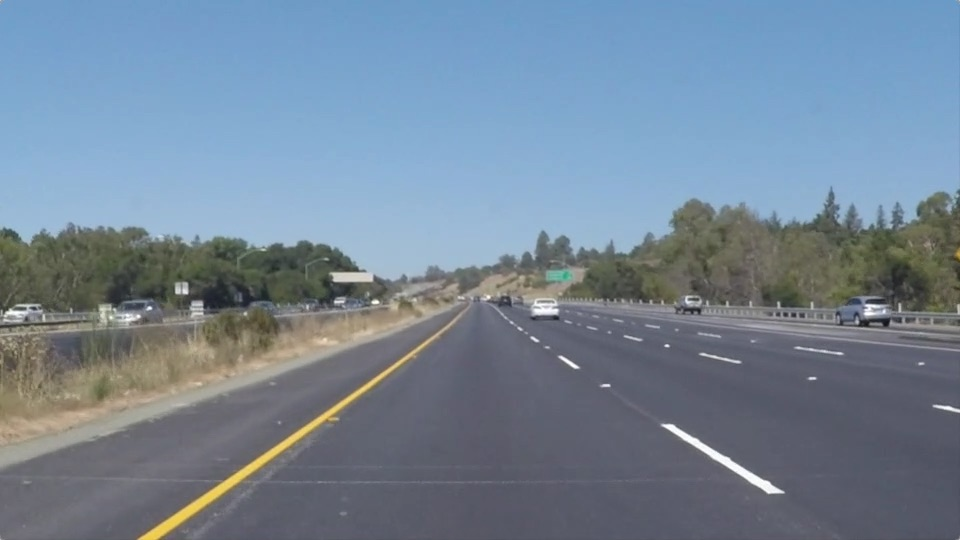
#> input picture python/class/class_3/code3-4/image/lane.jpg, 960 x 540 px
$ jupyter execute '3_掩膜1.ipynb'
#> lines starting #> are read from the running program, lines starting #| are printed output that depends on the picture; after the words box and inside, x2 and y2 are one past the last pixel; in counts of white or black regions, pixels touching at a corner belong together
[cell 1]
import cv2
import numpy as np

[cell 2]
def roi_mask(img, vertices):
    mask = np.zeros_like(img) #初始化一个与img大小相同的全0矩阵

  #defining a 3 channel or 1 channel color to fill the mask with depending on the input image
    if len(img.shape) > 2:
        channel_count = img.shape[2]  # i.e. 3 or 4 depending on your image
        mask_color = (255,) * channel_count
    else:
        mask_color = 256

    cv2.fillPoly(mask, vertices, mask_color)
    masked_img = cv2.bitwise_and(img, mask)
#     plt.figure()
#     plt.imshow(mask)
    return masked_img

[cell 3]
def showimg(name,img):
    cv2.imshow(name,img)
    cv2.waitKey(0)
    cv2.destroyAllWindows()
    cv2.waitKey(1)

[cell 4]
img = cv2.imread('image/lane.jpg')
#> img is the input picture: shape (540, 960, 3); mean B, G, R 150.8, 133.6, 116.5
img = cv2.cvtColor(img, cv2.COLOR_BGR2GRAY)
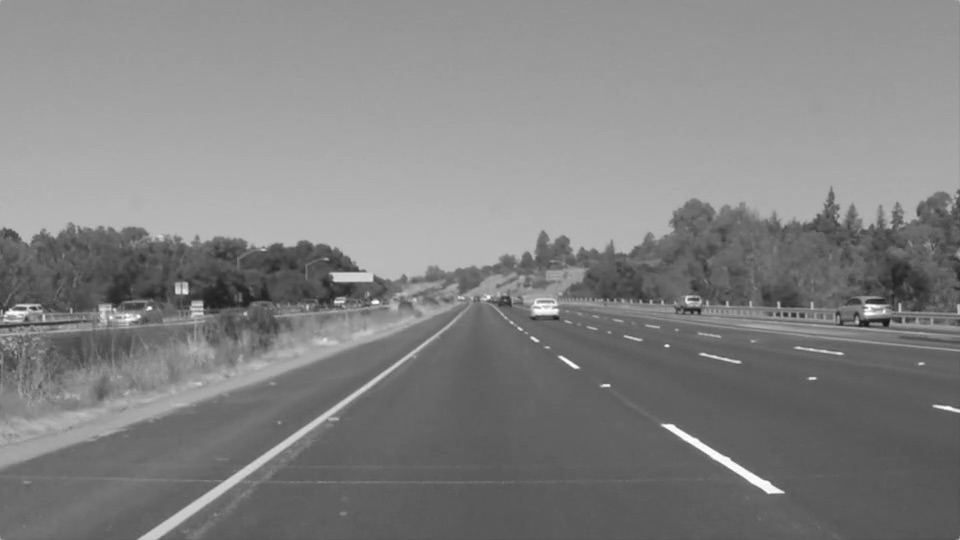
#> img: shape (540, 960); min 19, max 255, mean 130.4

h = img.shape[0] #高度
#> h = 540
w = img.shape[1] #宽度
#> w = 960
print(h,w)
#| 540 960
roi_vtx = np.array([[(0, h), (460, 325), (520, 325), (w, h)]])
img_mask = roi_mask(img, roi_vtx)
#> in roi_mask, `cv2.fillPoly(mask, vertices, mask_color)`:
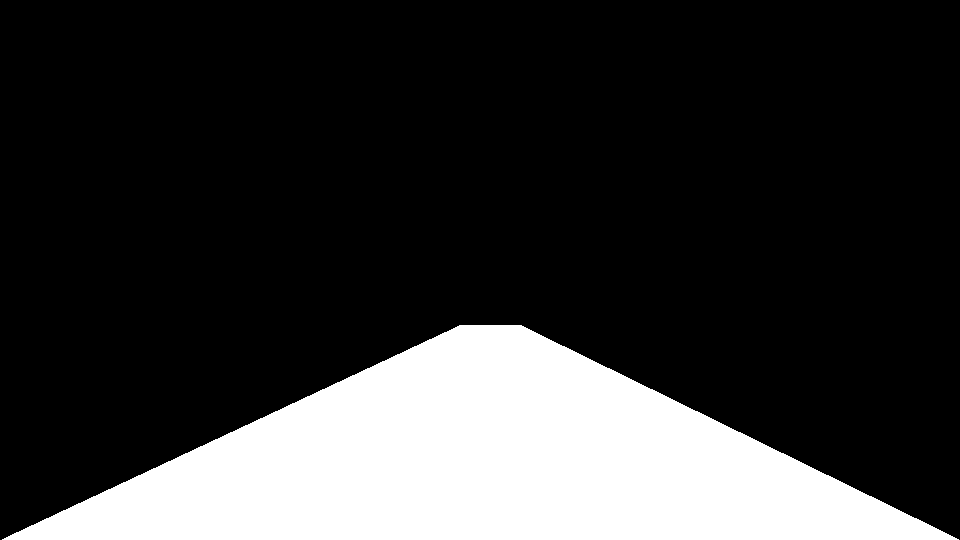
#> mask: shape (540, 960); 21.2% white; 1 white region, box (x1, y1, x2, y2) and area: (2, 325, 959, 540) 109669
#> in roi_mask, `masked_img = cv2.bitwise_and(img, mask)`:
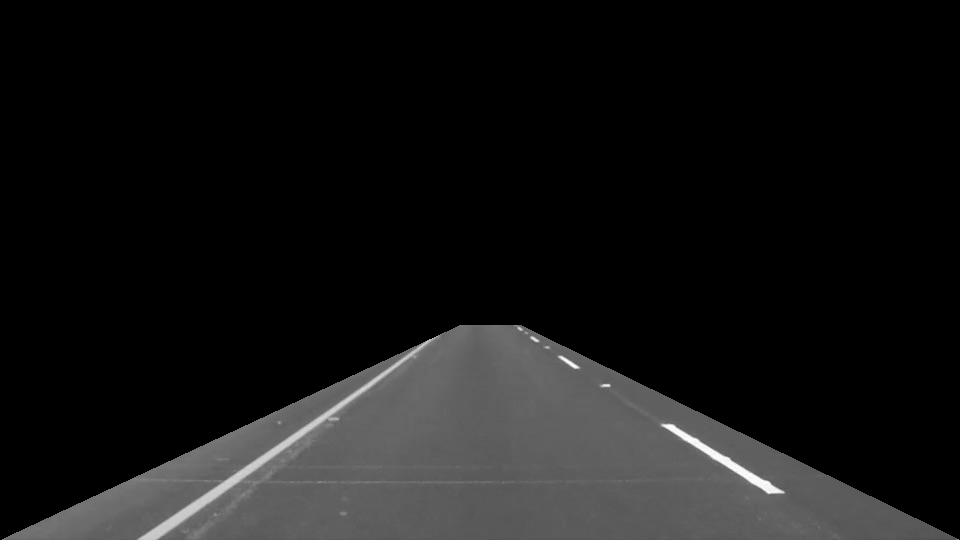
#> masked_img: shape (540, 960); min 0, max 255, mean 21.5
showimg('orgimg',img)
showimg('mymask',img_mask)
